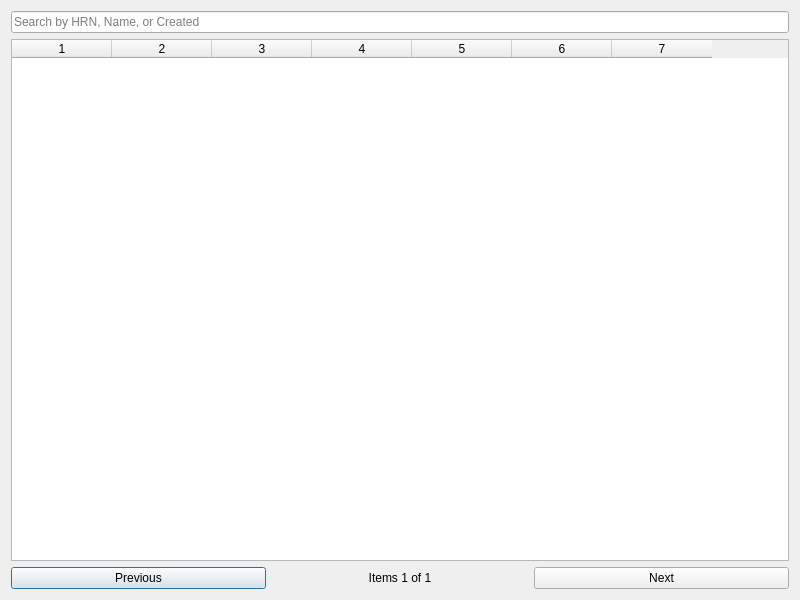
<?xml version="1.0" encoding="UTF-8"?>

<!--
#
# Copyright (c) 2024 HERE Europe B.V.
#
# SPDX-License-Identifier: MIT
# License-Filename: LICENSE
#
-->

<ui version="4.0">
 <class>IMLMapsDialog</class>
 <widget class="QDialog" name="IMLMapsDialog">
  <property name="geometry">
   <rect>
    <x>0</x>
    <y>0</y>
    <width>800</width>
    <height>600</height>
   </rect>
  </property>
  <property name="windowTitle">
   <string>IML Maps</string>
  </property>
  <layout class="QVBoxLayout" name="verticalLayout">
   <item>
    <widget class="QLineEdit" name="searchLineEdit">
     <property name="placeholderText">
      <string>Search by HRN, Name, or Created</string>
     </property>
    </widget>
   </item>
   <item>
    <widget class="QTableWidget" name="dataTable">
     <property name="columnCount">
      <number>7</number>
     </property>
     <property name="horizontalHeaderLabels">
      <stringlist>
       <string>#</string>
       <string>HRN</string>
       <string>Name</string>
       <string>Summary</string>
       <string>Description</string>
       <string>Created</string>
       <string>Actions</string>
      </stringlist>
     </property>
    </widget>
   </item>
   <item>
    <layout class="QHBoxLayout" name="paginationLayout">
     <item>
      <widget class="QPushButton" name="prevButton">
       <property name="text">
        <string>Previous</string>
       </property>
      </widget>
     </item>
     <item>
      <widget class="QLabel" name="pageLabel">
       <property name="text">
        <string>Items 1 of 1</string>
       </property>
       <property name="alignment">
        <set>Qt::AlignCenter</set>
       </property>
      </widget>
     </item>
     <item>
      <widget class="QPushButton" name="nextButton">
       <property name="text">
        <string>Next</string>
       </property>
      </widget>
     </item>
    </layout>
   </item>
  </layout>
 </widget>
 <resources/>
 <connections/>
</ui>
